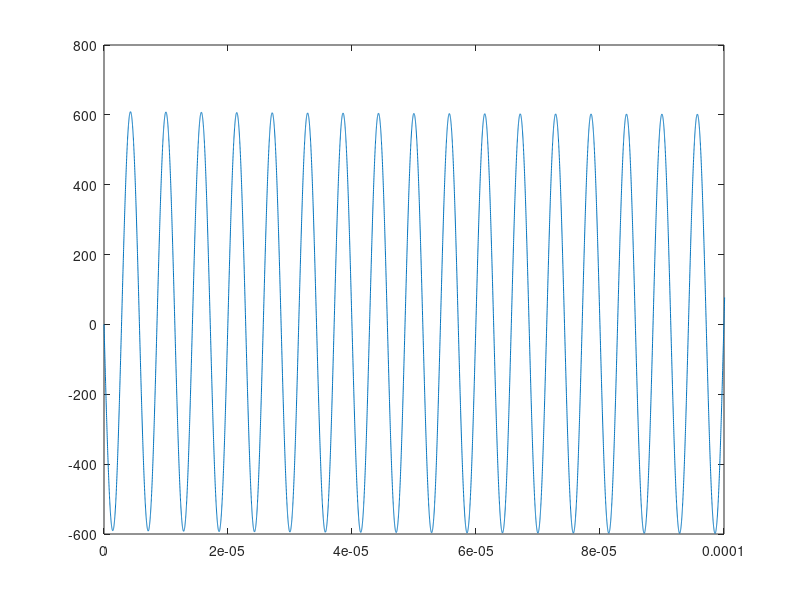

The MATLAB source for this figure: (Note: this script raises an error after producing the figure.)
clear; close all; clc;
load("All_injectors_vaccum.mat")
dT = 1e-7;
RunTime = .004;
time = 0:dT:RunTime';
plot(time/10, voltage)
xlim([0, .0001])
[nada, nada_locs] = findpeaks(-abs(voltage));
[shifted_voltage] = phaseShift(voltage, 90, nada_locs);
plot(time, voltage)
hold on
plot(time, shifted_voltage)
xlim([0, .0001])
%functions below this line


function [newVals] = phaseShift(vals, shift, loc_nada) % takes shift in degrees
    shift = mod(shift, 360);
    newVals = zeros(size(vals));
    period = loc_nada(3) - loc_nada(1);
    cut_off = round(period*(shift/360));
    newVals(1:end-cut_off) = vals(cut_off+1:end);
    newVals(end-cut_off:end) = vals(cut_off+1:-1:1);
    
end